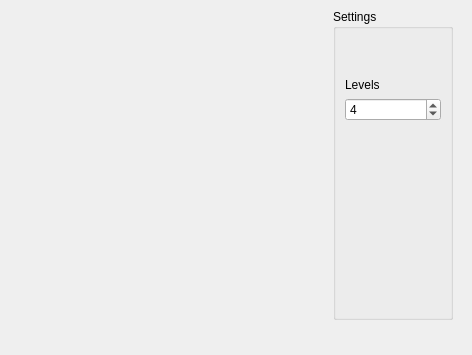
<?xml version="1.0" encoding="UTF-8"?>
<ui version="4.0">
 <class>MainWindow</class>
 <widget class="QMainWindow" name="MainWindow">
  <property name="geometry">
   <rect>
    <x>0</x>
    <y>0</y>
    <width>472</width>
    <height>355</height>
   </rect>
  </property>
  <property name="windowTitle">
   <string>Cantor Fractals</string>
  </property>
  <widget class="QWidget" name="centralwidget">
   <property name="enabled">
    <bool>true</bool>
   </property>
   <widget class="QGroupBox" name="grpSettings">
    <property name="geometry">
     <rect>
      <x>333</x>
      <y>9</y>
      <width>120</width>
      <height>311</height>
     </rect>
    </property>
    <property name="minimumSize">
     <size>
      <width>120</width>
      <height>0</height>
     </size>
    </property>
    <property name="title">
     <string>Settings</string>
    </property>
    <layout class="QVBoxLayout" name="verticalLayout">
     <item>
      <spacer name="verticalSpacer_2">
       <property name="orientation">
        <enum>Qt::Vertical</enum>
       </property>
       <property name="sizeType">
        <enum>QSizePolicy::Preferred</enum>
       </property>
       <property name="sizeHint" stdset="0">
        <size>
         <width>20</width>
         <height>40</height>
        </size>
       </property>
      </spacer>
     </item>
     <item>
      <widget class="QLabel" name="label">
       <property name="text">
        <string>Levels</string>
       </property>
       <property name="buddy">
        <cstring></cstring>
       </property>
      </widget>
     </item>
     <item>
      <widget class="QSpinBox" name="spinBoxLevels">
       <property name="value">
        <number>4</number>
       </property>
      </widget>
     </item>
     <item>
      <spacer name="verticalSpacer">
       <property name="orientation">
        <enum>Qt::Vertical</enum>
       </property>
       <property name="sizeHint" stdset="0">
        <size>
         <width>20</width>
         <height>40</height>
        </size>
       </property>
      </spacer>
     </item>
    </layout>
   </widget>
  </widget>
 </widget>
 <resources/>
 <connections>
  <connection>
   <sender>spinBoxLevels</sender>
   <signal>valueChanged(int)</signal>
   <receiver>MainWindow</receiver>
   <slot>setLevelsSlot(int)</slot>
   <hints>
    <hint type="sourcelabel">
     <x>381</x>
     <y>120</y>
    </hint>
    <hint type="destinationlabel">
     <x>1035</x>
     <y>304</y>
    </hint>
   </hints>
  </connection>
 </connections>
 <slots>
  <slot>setLevelsSlot(int)</slot>
 </slots>
</ui>
